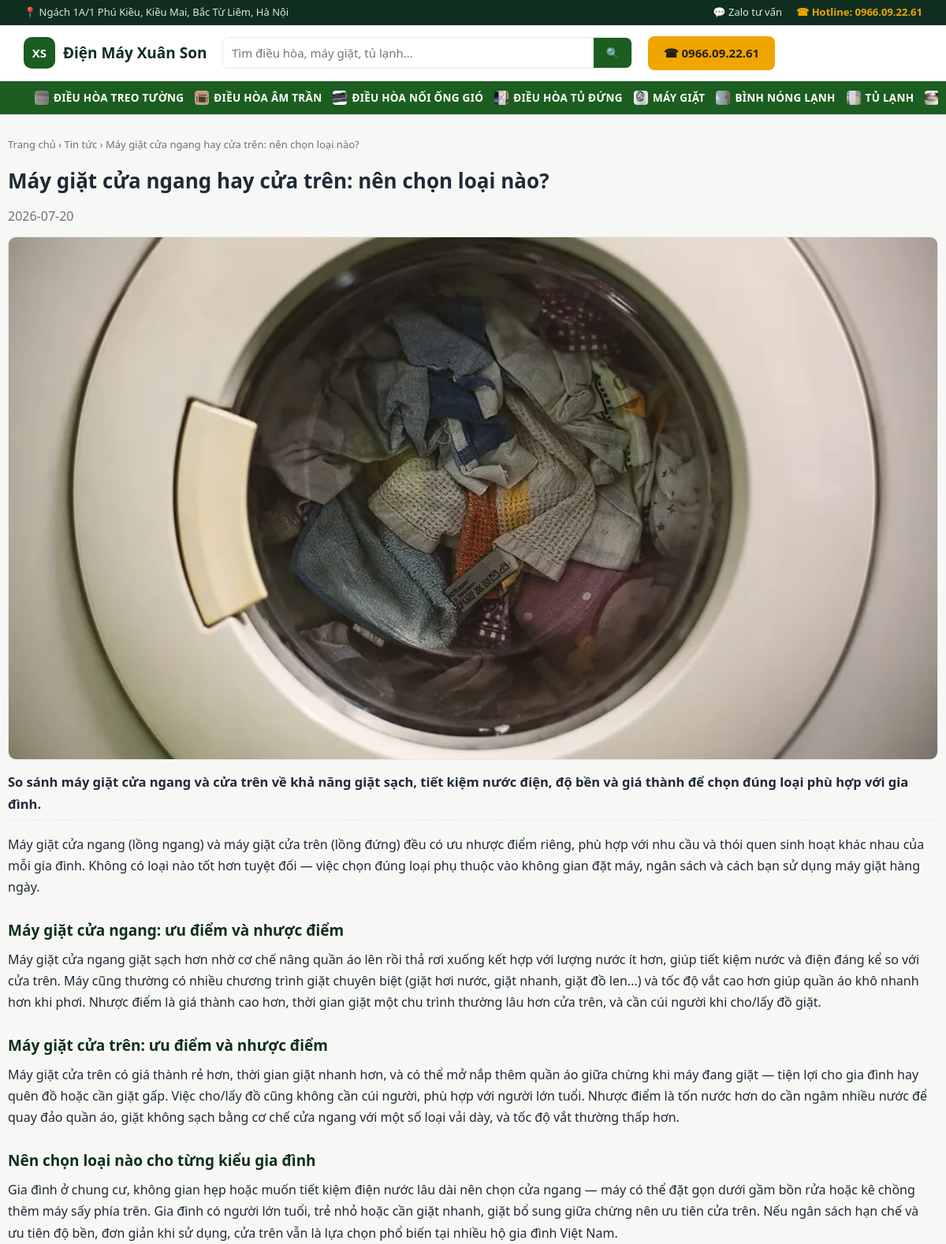
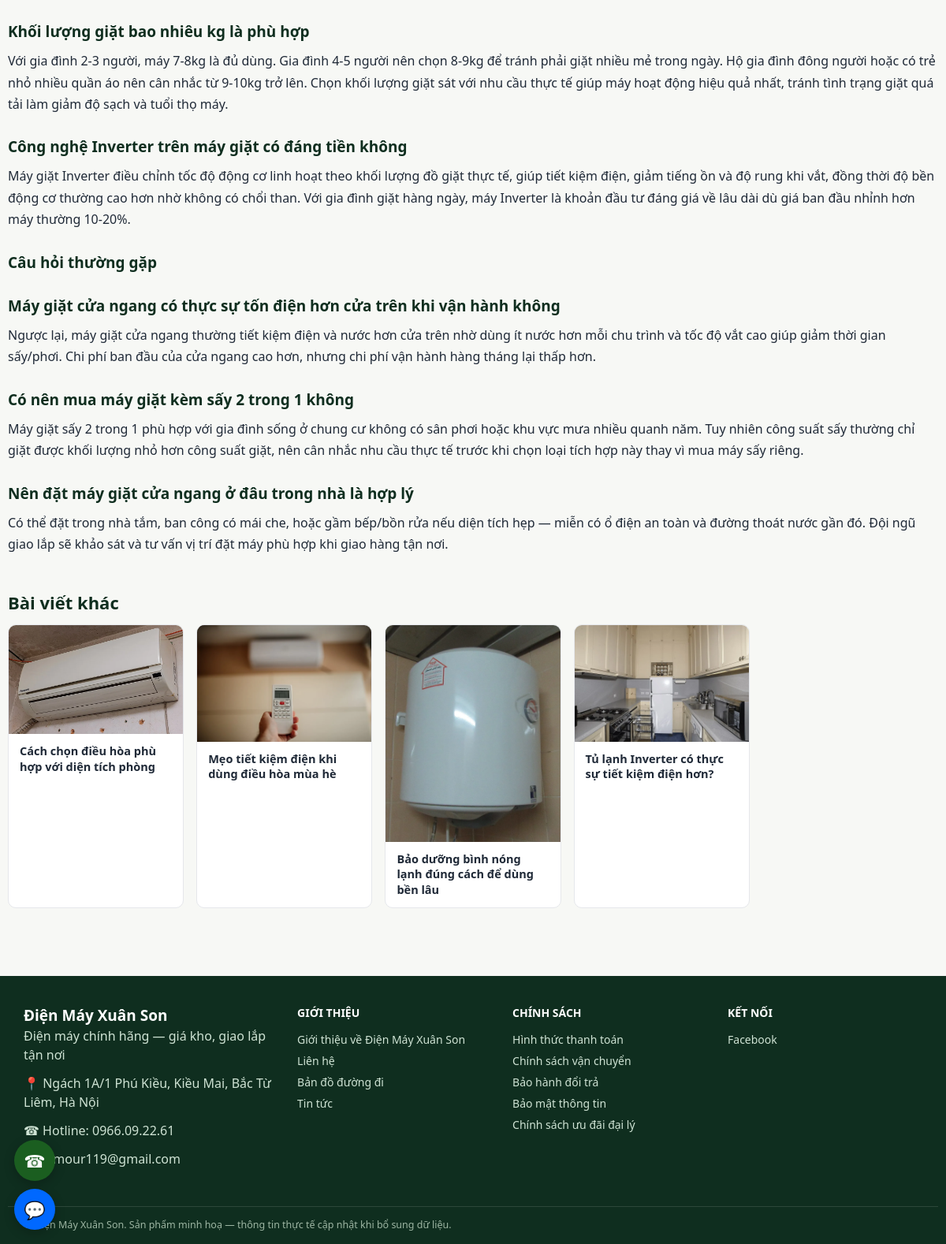
The page /tin-tuc/may-giat-cua-ngang-hay-cua-tren-nen-chon-loai-nao on the database its author committed (2 pictures, top to bottom).
### tables this page shows
CREATE TABLE categories (
    id INTEGER PRIMARY KEY AUTOINCREMENT,
    name TEXT NOT NULL,
    slug TEXT NOT NULL UNIQUE,
    icon TEXT DEFAULT '',
    sort_order INTEGER DEFAULT 0
);

CREATE TABLE articles (
    id INTEGER PRIMARY KEY AUTOINCREMENT,
    title TEXT NOT NULL,
    slug TEXT NOT NULL UNIQUE,
    image TEXT DEFAULT '',
    excerpt TEXT DEFAULT '',
    content TEXT DEFAULT '',
    category TEXT DEFAULT 'Kiến thức tiêu dùng',
    published INTEGER DEFAULT 1,
    created_at TEXT NOT NULL
, meta_title TEXT DEFAULT '', meta_description TEXT DEFAULT '', keyword TEXT DEFAULT '', related_product_ids TEXT DEFAULT '');

### app.py (the view)
@app.route("/tin-tuc/<slug>")
def article_detail_page(slug):
    article = db.get_article_by_slug(slug)
    if not article or not article["published"]:
        abort(404)
    others = [a for a in db.list_articles(limit=5) if a["id"] != article["id"]][:4]
    related_ids = [int(i) for i in (article["related_product_ids"] or "").split(",") if i.strip().isdigit()]
    related_products = db.get_products_by_ids(related_ids)
    return render_template(
        "article_detail.html", article=article, others=others, related_products=related_products,
    )

### app.py (called while the page is built)
def parse_article(text):
    blocks = []
    for line in (text or "").split("\n"):
        line = line.strip()
        if not line:
            continue
        if line.startswith("## "):
            blocks.append(("h3", line[3:].strip()))
        else:
            blocks.append(("p", line))
    return blocks

@app.before_request
def load_common():
    g.settings = db.load_settings()
    g.nav_categories = db.list_categories()

@app.context_processor
def inject_globals():
    return {"settings": g.settings, "nav_categories": g.nav_categories}

### db.py (called while the page is built)
@contextmanager
def get_conn():
    conn = sqlite3.connect(DB_PATH)
    conn.row_factory = sqlite3.Row
    conn.execute("PRAGMA foreign_keys = ON")
    try:
        yield conn
        conn.commit()
    finally:
        conn.close()

def load_settings() -> dict:
    try:
        with open(SETTINGS_PATH, encoding="utf-8") as f:
            data = json.load(f)
        merged = dict(DEFAULT_SETTINGS)
        merged.update(data)
        return merged
    except (OSError, json.JSONDecodeError):
        return dict(DEFAULT_SETTINGS)

def list_categories(conn=None):
    if conn is not None:
        return conn.execute(
            "SELECT * FROM categories ORDER BY sort_order, name"
        ).fetchall()
    with get_conn() as c:
        return c.execute("SELECT * FROM categories ORDER BY sort_order, name").fetchall()

def get_products_by_ids(ids: list[int]):
    if not ids:
        return []
    with get_conn() as c:
        placeholders = ",".join("?" * len(ids))
        rows = c.execute(PRODUCT_SELECT + f" WHERE p.id IN ({placeholders})", ids).fetchall()
    by_id = {row["id"]: row for row in rows}
    return [by_id[i] for i in ids if i in by_id]

def list_articles(limit=None, published_only=True):
    sql = "SELECT * FROM articles"
    if published_only:
        sql += " WHERE published = 1"
    sql += " ORDER BY created_at DESC"
    params = []
    if limit:
        sql += " LIMIT ?"
        params.append(limit)
    with get_conn() as c:
        return c.execute(sql, params).fetchall()

def get_article_by_slug(slug: str):
    with get_conn() as c:
        return c.execute("SELECT * FROM articles WHERE slug = ?", (slug,)).fetchone()

### templates/article_detail.html (shortened to what this page needs)
{% extends "base.html" %}
{% from "_macros.html" import product_card with context %}
{% block content %}
<div class="wrap section">
  <nav class="breadcrumb">
    <a href="{{ url_for('home') }}">Trang chủ</a> ›
    <a href="{{ url_for('article_list_page') }}">Tin tức</a> ›
    <span>{{ article.title }}</span>
  </nav>
  <article class="article-detail">
    <h1>{{ article.title }}</h1>
    <p class="muted">{{ article.created_at[:10] }}</p>
    {% if article.image %}
      <img src="{{ url_for('static', filename=article.image) }}" alt="{{ article.title }}" class="article-cover">
    {% endif %}
    <div class="article-body">
      {% if article.excerpt %}<p class="article-lead">{{ article.excerpt }}</p>{% endif %}
      {% for kind, text in article.content|article %}
        {% if kind == "h3" %}<h2>{{ text }}</h2>{% else %}<p>{{ text }}</p>{% endif %}
      {% endfor %}
    </div>
  </article>
  {% if others %}
  <section class="section">
    <h2 class="section-title">Bài viết khác</h2>
    <div class="news-grid">
      {% for a in others %}
      <a href="{{ url_for('article_detail_page', slug=a.slug) }}" class="news-card">
        <div class="news-thumb">{% if a.image %}<img src="{{ url_for('static', filename=a.image) }}" alt="{{ a.title }}">{% else %}📰{% endif %}</div>
        <div class="news-body">
          <h3>{{ a.title }}</h3>
        </div>
      </a>
      {% endfor %}
    </div>
  </section>
  {% endif %}
</div>
{% endblock %}

### templates/base.html (shortened to what this page needs)
{% from "_macros.html" import cat_icon with context %}
<!doctype html>
<html lang="vi">
<head>
<link rel="stylesheet" href="{{ url_for('static', filename='css/style.css') }}">
</head>
<body>
<div class="topbar">
  <div class="wrap topbar-inner">
    <span>📍 {{ settings.address }}</span>
    <div class="topbar-links">
      {% if settings.zalo %}<a href="https://zalo.me/{{ settings.zalo }}" target="_blank" rel="noopener">💬 Zalo tư vấn</a>{% endif %}
      <a href="tel:{{ settings.hotline|replace('.', '') }}" class="topbar-hotline">☎ Hotline: {{ settings.hotline }}</a>
    </div>
  </div>
</div>
<header class="site-header">
  <div class="wrap header-inner">
    <a href="{{ url_for('home') }}" class="brand">
      <span class="brand-mark">XS</span>
      <span class="brand-name">{{ settings.company_name }}</span>
    </a>
    <form class="search-form" action="{{ url_for('search_page') }}" method="get">
      <input type="text" name="q" placeholder="Tìm điều hòa, máy giặt, tủ lạnh…" value="{{ search_q|default('') }}">
      <button type="submit" aria-label="Tìm kiếm">🔍</button>
    </form>
    <a href="tel:{{ settings.hotline|replace('.', '') }}" class="btn btn-gold header-cta">☎ {{ settings.hotline }}</a>
  </div>
  <nav class="category-nav">
    <div class="wrap category-nav-inner">
      {% for c in nav_categories %}
        <a href="{{ url_for('category_page', slug=c.slug) }}">{{ cat_icon(c.icon, c.name) }} {{ c.name }}</a>
      {% endfor %}
    </div>
  </nav>
</header>
<main>
{% block content %}{% endblock %}
</main>
<footer class="site-footer">
  <div class="wrap footer-inner">
    <div>
      <div class="brand-name footer-brand">{{ settings.company_name }}</div>
      <p>{{ settings.tagline }}</p>
      <p>📍 {{ settings.address }}</p>
      <p>☎ Hotline: <a href="tel:{{ settings.hotline|replace('.', '') }}">{{ settings.hotline }}</a></p>
      {% if settings.email %}<p>✉ {{ settings.email }}</p>{% endif %}
    </div>
    <div>
      <div class="footer-title">Giới thiệu</div>
      <ul class="footer-links">
        <li><a href="{{ url_for('about_page') }}">Giới thiệu về {{ settings.company_name }}</a></li>
        <li><a href="{{ url_for('about_page') }}#lien-he">Liên hệ</a></li>
        <li><a href="{{ url_for('about_page') }}#ban-do">Bản đồ đường đi</a></li>
        <li><a href="{{ url_for('article_list_page') }}">Tin tức</a></li>
      </ul>
    </div>
    <div>
      <div class="footer-title">Chính sách</div>
      <ul class="footer-links">
        <li><a href="{{ url_for('policy_page', slug='thanh-toan') }}">Hình thức thanh toán</a></li>
        <li><a href="{{ url_for('policy_page', slug='van-chuyen') }}">Chính sách vận chuyển</a></li>
        <li><a href="{{ url_for('policy_page', slug='bao-hanh') }}">Bảo hành đổi trả</a></li>
        <li><a href="{{ url_for('policy_page', slug='bao-mat') }}">Bảo mật thông tin</a></li>
        <li><a href="{{ url_for('policy_page', slug='dai-ly') }}">Chính sách ưu đãi đại lý</a></li>
      </ul>
    </div>
    <div>
      <div class="footer-title">Kết nối</div>
      <ul class="footer-links">
        {% if settings.facebook %}<li><a href="{{ settings.facebook }}" target="_blank" rel="noopener">Facebook</a></li>{% endif %}
      </ul>
    </div>
  </div>
  <div class="wrap footer-bottom">© {{ settings.company_name }}. Sản phẩm minh hoạ — thông tin thực tế cập nhật khi bổ sung dữ liệu.</div>
</footer>
{% set is_admin_page = request.path.startswith('/admin') %}
{% set chat_enabled = (settings.claude_key or settings.gemini_key) and not is_admin_page %}
<div class="floating-contact">
  <a href="tel:{{ settings.hotline|replace('.', '') }}" class="floating-btn floating-call" title="Gọi hotline">☎</a>
  {% if settings.zalo %}<a href="https://zalo.me/{{ settings.zalo }}" target="_blank" rel="noopener" class="floating-btn floating-zalo" title="Chat Zalo">💬</a>{% endif %}
</div>
</body>
</html>

### templates/_macros.html (shortened to what this page needs)
{% macro cat_icon(icon, alt, cls="") %}
{% if icon and '/' in icon %}
  <img class="cat-icon-img {{ cls }}" src="{{ url_for('static', filename=icon) }}" alt="{{ alt }}" loading="lazy">
{% else %}
  {{ icon|default('📦') }}
{% endif %}
{% endmacro %}

### rows shown on the page
categories: icon (picture), name "ĐIỀU HÒA TREO TƯỜNG"
categories: icon (picture), name "ĐIỀU HÒA ÂM TRẦN"
categories: icon (picture), name "ĐIỀU HÒA NỐI ỐNG GIÓ"
categories: icon (picture), name "ĐIỀU HÒA TỦ ĐỨNG"
categories: icon (picture), name "MÁY GIẶT"
categories: icon (picture), name "BÌNH NÓNG LẠNH"
categories: icon (picture), name "TỦ LẠNH"
categories: icon (picture)
articles: title "Máy giặt cửa ngang hay cửa trên: nên chọn loại nào?", created_at "2026-07-20", image (picture), excerpt "So sánh máy giặt cửa ngang và cửa trên về khả năng giặt sạch, tiết kiệm nước điện, độ bền và giá thành để chọn đúng loại phù hợp với gia đình."
articles: image (picture), title "Cách chọn điều hòa phù hợp với diện tích phòng"
articles: image (picture), title "Mẹo tiết kiệm điện khi dùng điều hòa mùa hè"
articles: image (picture), title "Bảo dưỡng bình nóng lạnh đúng cách để dùng bền lâu"
articles: image (picture), title "Tủ lạnh Inverter có thực sự tiết kiệm điện hơn?"

### other values the page prints
{{ settings.address }} "Ngách 1A/1 Phú Kiều, Kiều Mai, Bắc Từ Liêm, Hà Nội"
{{ settings.hotline }} "0966.09.22.61"
{{ settings.company_name }} "Điện Máy Xuân Son"
{{ text }} "Máy giặt cửa ngang: ưu điểm và nhược điểm" "Máy giặt cửa trên: ưu điểm và nhược điểm" "Nên chọn loại nào cho từng kiểu gia đình" "Khối lượng giặt bao nhiêu kg là phù hợp" "Công nghệ Inverter trên máy giặt có đáng tiền không" "Câu hỏi thường gặp" "Máy giặt cửa ngang có thực sự tốn điện hơn cửa trên khi vận hành không" "Có nên mua máy giặt kèm sấy 2 trong 1 không" "Nên đặt máy giặt cửa ngang ở đâu trong nhà là hợp lý"
{{ settings.tagline }} "Điện máy chính hãng — giá kho, giao lắp tận nơi"
{{ settings.email }} "humour119@gmail.com"
